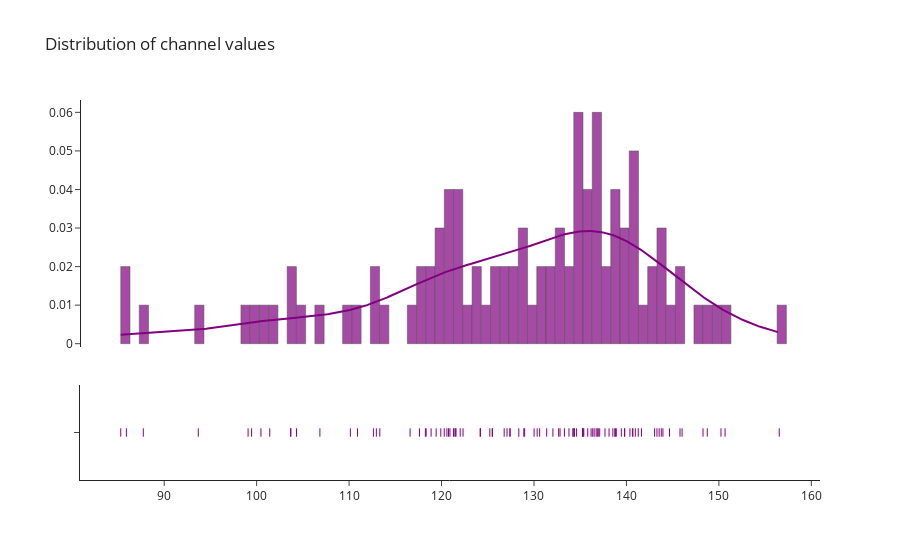

Notebook cell for this chart:
### Code cell
fig = ff.create_distplot([values], group_labels=["Channels"], colors=["purple"])
fig.update_layout(showlegend=False, template="simple_white")
fig.update_layout(title_text="Distribution of channel values")
fig.data[0].marker.line.color = 'rgb(0, 0, 0)'
fig.data[0].marker.line.width = 0.5
fig

### Figure 1 — Plotly figure (JSON) as saved in the notebook; plotly's stock layout.template omitted (floating-point values rounded to 4 significant figures; data arrays with more than 128 entries replaced by an {"elided": "..."} marker saying what was removed)
{"data": [{"autobinx": false, "histnorm": "probability density", "legendgroup": "Channels", "marker": {"color": "purple", "line": {"color": "rgb(0, 0, 0)", "width": 0.5}}, "name": "Channels", "opacity": 0.7, "type": "histogram", "x": [133.3, 140.7, 143.9, 121.5, 119.9, 135.4, 131.4, 116.6, 134.3, 137.0, 144.7, 112.9, 128.9, 134.2, 127.1, 127.4, 143.3, 124.2, 126.8, 130.3, 148.3, 101.4, 121.3, 121.6, 136.8, 119.4, 93.69, 127.4, 136.2, 140.4, 117.6, 139.8, 118.3, 134.6, 134.4, 100.5, 120.8, 125.5, 118.9, 120.6, 113.3, 122.3, 99.46, 130.6, 137.1, 156.5, 120.3, 103.7, 143.8, 138.1, 110.1, 148.7, 138.7, 143.5, 150.2, 120.9, 104.3, 137.7, 124.2, 139.8, 143.0, 118.3, 106.8, 132.0, 87.74, 132.8, 135.2, 136.4, 99.08, 138.8, 125.5, 145.8, 135.3, 110.9, 122.0, 141.3, 125.2, 141.0, 85.91, 112.6, 135.8, 139.4, 135.3, 121.4, 150.7, 132.7, 141.6, 129.0, 136.7, 130.0, 140.7, 85.3, 103.7, 138.5, 138.9, 146.0, 134.3, 136.5, 128.4, 133.8], "xaxis": "x", "xbins": {"end": 156.5, "size": 1, "start": 85.3}, "yaxis": "y"}, {"legendgroup": "Channels", "marker": {"color": "purple"}, "mode": "lines", "name": "Channels", "showlegend": false, "type": "scatter", "x": {"elided": "500 float values"}, "xaxis": "x", "y": {"elided": "500 float values"}, "yaxis": "y"}, {"legendgroup": "Channels", "marker": {"color": "purple", "symbol": "line-ns-open"}, "mode": "markers", "name": "Channels", "showlegend": false, "type": "scatter", "x": [133.3, 140.7, 143.9, 121.5, 119.9, 135.4, 131.4, 116.6, 134.3, 137.0, 144.7, 112.9, 128.9, 134.2, 127.1, 127.4, 143.3, 124.2, 126.8, 130.3, 148.3, 101.4, 121.3, 121.6, 136.8, 119.4, 93.69, 127.4, 136.2, 140.4, 117.6, 139.8, 118.3, 134.6, 134.4, 100.5, 120.8, 125.5, 118.9, 120.6, 113.3, 122.3, 99.46, 130.6, 137.1, 156.5, 120.3, 103.7, 143.8, 138.1, 110.1, 148.7, 138.7, 143.5, 150.2, 120.9, 104.3, 137.7, 124.2, 139.8, 143.0, 118.3, 106.8, 132.0, 87.74, 132.8, 135.2, 136.4, 99.08, 138.8, 125.5, 145.8, 135.3, 110.9, 122.0, 141.3, 125.2, 141.0, 85.91, 112.6, 135.8, 139.4, 135.3, 121.4, 150.7, 132.7, 141.6, 129.0, 136.7, 130.0, 140.7, 85.3, 103.7, 138.5, 138.9, 146.0, 134.3, 136.5, 128.4, 133.8], "xaxis": "x", "y": ["Channels", "Channels", "Channels", "Channels", "Channels", "Channels", "Channels", "Channels", "Channels", "Channels", "Channels", "Channels", "Channels", "Channels", "Channels", "Channels", "Channels", "Channels", "Channels", "Channels", "Channels", "Channels", "Channels", "Channels", "Channels", "Channels", "Channels", "Channels", "Channels", "Channels", "Channels", "Channels", "Channels", "Channels", "Channels", "Channels", "Channels", "Channels", "Channels", "Channels", "Channels", "Channels", "Channels", "Channels", "Channels", "Channels", "Channels", "Channels", "Channels", "Channels", "Channels", "Channels", "Channels", "Channels", "Channels", "Channels", "Channels", "Channels", "Channels", "Channels", "Channels", "Channels", "Channels", "Channels", "Channels", "Channels", "Channels", "Channels", "Channels", "Channels", "Channels", "Channels", "Channels", "Channels", "Channels", "Channels", "Channels", "Channels", "Channels", "Channels", "Channels", "Channels", "Channels", "Channels", "Channels", "Channels", "Channels", "Channels", "Channels", "Channels", "Channels", "Channels", "Channels", "Channels", "Channels", "Channels", "Channels", "Channels", "Channels", "Channels"], "yaxis": "y2"}], "layout": {"barmode": "overlay", "hovermode": "closest", "legend": {"traceorder": "reversed"}, "showlegend": false, "title": {"text": "Distribution of channel values"}, "xaxis": {"anchor": "y2", "domain": [0, 1], "zeroline": false}, "yaxis": {"anchor": "free", "domain": [0.35, 1], "position": 0}, "yaxis2": {"anchor": "x", "domain": [0, 0.25], "dtick": 1, "showticklabels": false}}}
